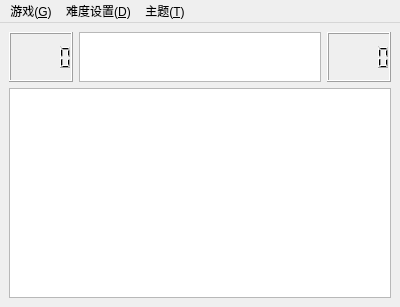
<?xml version="1.0" encoding="UTF-8"?>
<ui version="4.0">
 <class>MainWindow</class>
 <widget class="QMainWindow" name="MainWindow">
  <property name="geometry">
   <rect>
    <x>0</x>
    <y>0</y>
    <width>400</width>
    <height>300</height>
   </rect>
  </property>
  <property name="windowTitle">
   <string>MainWindow</string>
  </property>
  <widget class="QWidget" name="centralwidget">
   <layout class="QVBoxLayout" name="verticalLayout">
    <item>
     <layout class="QHBoxLayout" name="horizontalLayout">
      <item>
       <widget class="QLCDNumber" name="lcd_remainMine">
        <property name="maximumSize">
         <size>
          <width>100</width>
          <height>50</height>
         </size>
        </property>
        <property name="digitCount">
         <number>5</number>
        </property>
       </widget>
      </item>
      <item>
       <widget class="QGraphicsView" name="emojiView">
        <property name="maximumSize">
         <size>
          <width>16777215</width>
          <height>50</height>
         </size>
        </property>
       </widget>
      </item>
      <item>
       <widget class="QLCDNumber" name="lcd_timer">
        <property name="maximumSize">
         <size>
          <width>100</width>
          <height>50</height>
         </size>
        </property>
       </widget>
      </item>
     </layout>
    </item>
    <item>
     <widget class="QGraphicsView" name="gameView">
      <property name="minimumSize">
       <size>
        <width>380</width>
        <height>210</height>
       </size>
      </property>
     </widget>
    </item>
   </layout>
  </widget>
  <widget class="QMenuBar" name="menubar">
   <property name="geometry">
    <rect>
     <x>0</x>
     <y>0</y>
     <width>400</width>
     <height>17</height>
    </rect>
   </property>
   <widget class="QMenu" name="menu_D">
    <property name="title">
     <string>难度设置(&amp;D)</string>
    </property>
    <addaction name="actionPrimary_P"/>
    <addaction name="actionIntermediate_M"/>
    <addaction name="actionAdvanced_A"/>
    <addaction name="separator"/>
    <addaction name="actionCustomize_C"/>
   </widget>
   <widget class="QMenu" name="menu_G">
    <property name="title">
     <string>游戏(&amp;G)</string>
    </property>
    <addaction name="actionNewGame_N"/>
    <addaction name="separator"/>
    <addaction name="actionAbout_A"/>
    <addaction name="actionQuit_Q"/>
   </widget>
   <widget class="QMenu" name="menu_T">
    <property name="title">
     <string>主题(&amp;T)</string>
    </property>
    <addaction name="actionClassic_C"/>
    <addaction name="actionDog_D"/>
    <addaction name="actionPvZ_P"/>
   </widget>
   <addaction name="menu_G"/>
   <addaction name="menu_D"/>
   <addaction name="menu_T"/>
  </widget>
  <action name="actionPrimary_P">
   <property name="text">
    <string>初级(&amp;P)</string>
   </property>
  </action>
  <action name="actionIntermediate_M">
   <property name="text">
    <string>中级(&amp;M)</string>
   </property>
  </action>
  <action name="actionAdvanced_A">
   <property name="text">
    <string>高级(&amp;A)</string>
   </property>
  </action>
  <action name="actionCustomize_C">
   <property name="text">
    <string>自定义(&amp;C)</string>
   </property>
  </action>
  <action name="actionNewGame_N">
   <property name="text">
    <string>新游戏(&amp;N)</string>
   </property>
  </action>
  <action name="actionQuit_Q">
   <property name="text">
    <string>退出(&amp;Q)</string>
   </property>
  </action>
  <action name="actionClassic_C">
   <property name="text">
    <string>经典(&amp;C)</string>
   </property>
  </action>
  <action name="actionDog_D">
   <property name="text">
    <string>小狗(&amp;D)</string>
   </property>
  </action>
  <action name="actionPvZ_P">
   <property name="text">
    <string>植物大战僵尸(&amp;P)</string>
   </property>
  </action>
  <action name="actionAbout_A">
   <property name="text">
    <string>关于(&amp;A)</string>
   </property>
  </action>
 </widget>
 <resources/>
 <connections>
  <connection>
   <sender>actionQuit_Q</sender>
   <signal>triggered()</signal>
   <receiver>MainWindow</receiver>
   <slot>close()</slot>
   <hints>
    <hint type="sourcelabel">
     <x>-1</x>
     <y>-1</y>
    </hint>
    <hint type="destinationlabel">
     <x>199</x>
     <y>149</y>
    </hint>
   </hints>
  </connection>
 </connections>
</ui>
